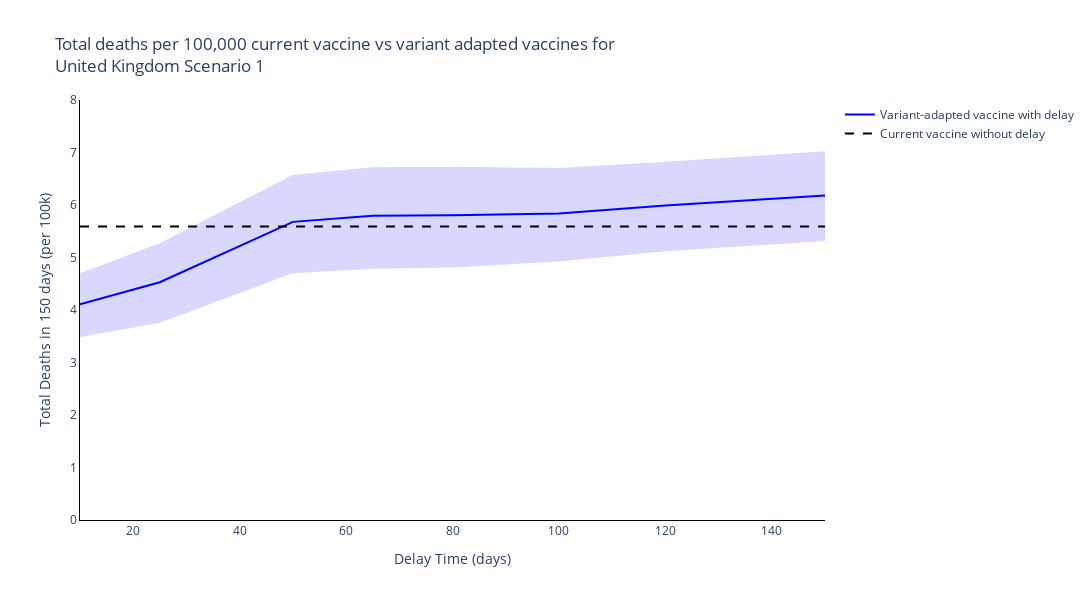
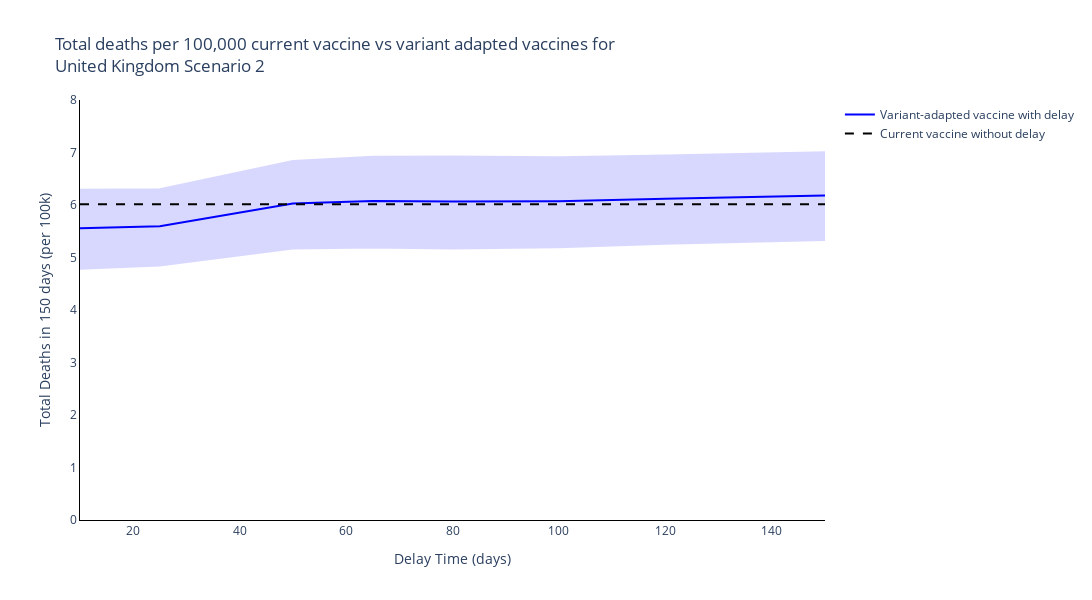
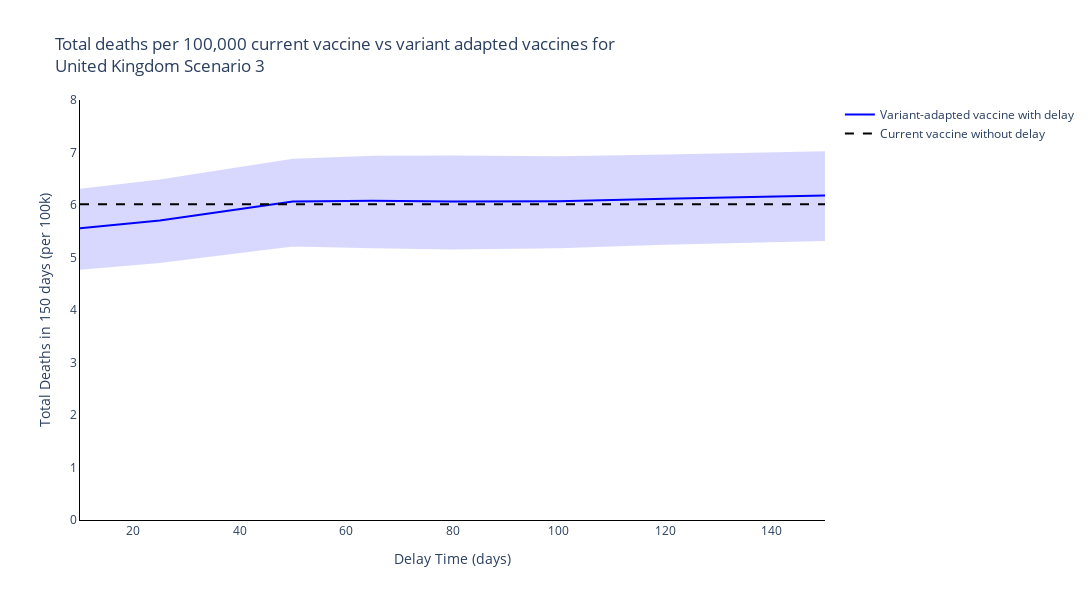
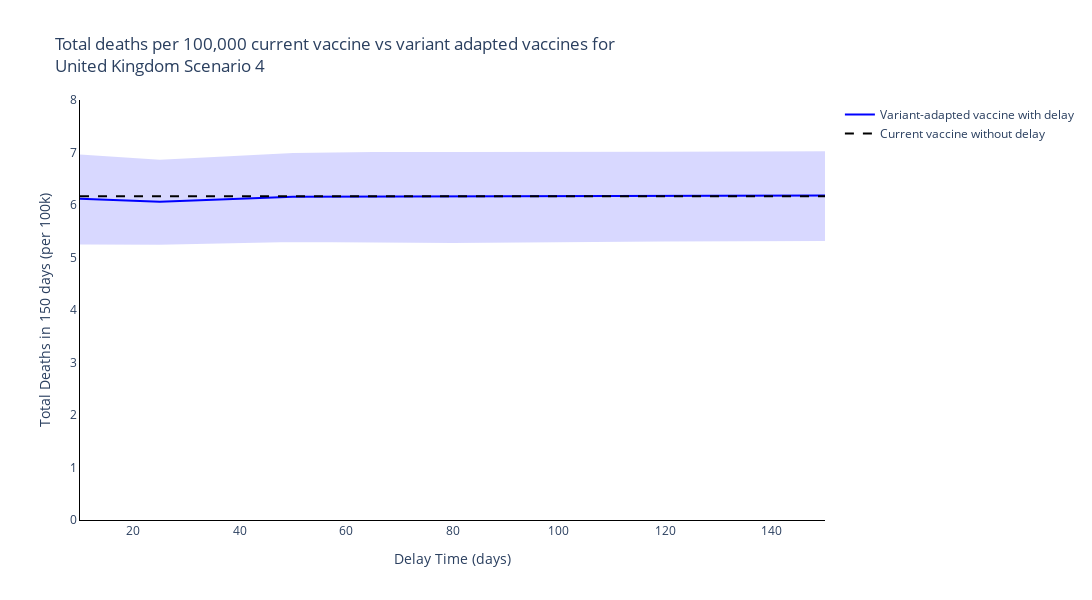

Notebook code cell kept with these figures, in order:
### Markdown cell above
## Summary Figures
### Time of switch from current to variant adapted vaccines

### Code cell
new_scenario_names = ['Scenario {}'.format(s+1) for s, scenario in enumerate(scenario_names[:-1])] + [scenario_names[-1]]

# Plot for each region
for r, reg in enumerate(regions):
    # Plot for each boosting scenario
    for s, scenario in enumerate(new_scenario_names):
        fig = go.Figure()
        fig.add_trace(
            go.Scatter(
                y=[np.sum(var_adapted_delayed_total_new_deaths_mean[r][dt, s, :]) for dt, delay_time in enumerate(delay_times)],
                x=delay_times,
                mode='lines',
                name='Variant-adapted vaccine with delay',
                line=dict(
                    color=colours[r]),
            )
        )

        fig.add_trace(
            go.Scatter(
                y=[np.sum(var_adapted_delayed_total_new_deaths_upper[r][dt, s, :]) for dt, delay_time in enumerate(delay_times)] + [np.sum(var_adapted_delayed_total_new_deaths_lower[r][dt, s, :]) for dt, delay_time in enumerate(delay_times)][::-1],
                x=delay_times + delay_times[::-1],
                mode='lines',
                name='Variant-adapted vaccine with delay',
                fill='toself',
                fillcolor=colours[r],
                line_color=colours[r],
                opacity=0.15,
                showlegend=False
            )
        )

        fig.add_trace(
            go.Scatter(
                y=[np.sum(current_vacc_total_new_deaths_mean[r][s,:])] * len(delay_times),
                x=delay_times,
                mode='lines',
                name='Current vaccine without delay',
                line=dict(
                    color='black',
                    dash='dash')
            )
        )

        # Add axis labels
        fig.update_layout(
            boxmode='group',
            title='Total deaths per 100,000 current vaccine vs variant adapted vaccines for <br>{} {}'.format(reg, scenario),
            width=1100,
            height=600,
            plot_bgcolor='white',
            xaxis=dict(
                linecolor='black',
                title='Delay Time (days)'
                ),
            yaxis=dict(
                linecolor='black',
                title='Total Deaths in 150 days (per 100k)',
                range=[0, 8]),
            hovermode='x unified'
            )

        fig.write_image('images/report5_time_switch_vaccine_type/Time of switch from current to variant adapted vaccines {} {}.pdf'.format(reg, scenario))
        fig.show()

### Figure 1 — Plotly figure (JSON) as saved in the notebook; plotly's stock layout.template omitted (floating-point values rounded to 4 significant figures)
{"data": [{"line": {"color": "blue"}, "mode": "lines", "name": "Variant-adapted vaccine with delay", "type": "scatter", "x": [10, 25, 50, 65, 80, 100, 120, 150], "y": [4.108, 4.529, 5.679, 5.796, 5.803, 5.839, 5.989, 6.182]}, {"fill": "toself", "fillcolor": "blue", "line": {"color": "blue"}, "mode": "lines", "name": "Variant-adapted vaccine with delay", "opacity": 0.15, "showlegend": false, "type": "scatter", "x": [10, 25, 50, 65, 80, 100, 120, 150, 150, 120, 100, 80, 65, 50, 25, 10], "y": [4.678, 5.251, 6.554, 6.701, 6.709, 6.685, 6.807, 7.003, 5.335, 5.137, 4.942, 4.827, 4.806, 4.72, 3.773, 3.502]}, {"line": {"color": "black", "dash": "dash"}, "mode": "lines", "name": "Current vaccine without delay", "type": "scatter", "x": [10, 25, 50, 65, 80, 100, 120, 150], "y": [5.592, 5.592, 5.592, 5.592, 5.592, 5.592, 5.592, 5.592]}], "layout": {"boxmode": "group", "height": 600, "hovermode": "x unified", "plot_bgcolor": "white", "title": {"text": "Total deaths per 100,000 current vaccine vs variant adapted vaccines for <br>United Kingdom Scenario 1"}, "width": 1100, "xaxis": {"linecolor": "black", "title": {"text": "Delay Time (days)"}}, "yaxis": {"linecolor": "black", "range": [0, 8], "title": {"text": "Total Deaths in 150 days (per 100k)"}}}}

### Figure 2 — Plotly figure (JSON) as saved in the notebook; plotly's stock layout.template omitted (floating-point values rounded to 4 significant figures)
{"data": [{"line": {"color": "blue"}, "mode": "lines", "name": "Variant-adapted vaccine with delay", "type": "scatter", "x": [10, 25, 50, 65, 80, 100, 120, 150], "y": [5.557, 5.594, 6.027, 6.077, 6.069, 6.071, 6.118, 6.182]}, {"fill": "toself", "fillcolor": "blue", "line": {"color": "blue"}, "mode": "lines", "name": "Variant-adapted vaccine with delay", "opacity": 0.15, "showlegend": false, "type": "scatter", "x": [10, 25, 50, 65, 80, 100, 120, 150, 150, 120, 100, 80, 65, 50, 25, 10], "y": [6.29, 6.298, 6.84, 6.92, 6.922, 6.909, 6.942, 7.003, 5.335, 5.264, 5.195, 5.172, 5.192, 5.172, 4.848, 4.787]}, {"line": {"color": "black", "dash": "dash"}, "mode": "lines", "name": "Current vaccine without delay", "type": "scatter", "x": [10, 25, 50, 65, 80, 100, 120, 150], "y": [6.016, 6.016, 6.016, 6.016, 6.016, 6.016, 6.016, 6.016]}], "layout": {"boxmode": "group", "height": 600, "hovermode": "x unified", "plot_bgcolor": "white", "title": {"text": "Total deaths per 100,000 current vaccine vs variant adapted vaccines for <br>United Kingdom Scenario 2"}, "width": 1100, "xaxis": {"linecolor": "black", "title": {"text": "Delay Time (days)"}}, "yaxis": {"linecolor": "black", "range": [0, 8], "title": {"text": "Total Deaths in 150 days (per 100k)"}}}}

### Figure 3 — Plotly figure (JSON) as saved in the notebook; plotly's stock layout.template omitted (floating-point values rounded to 4 significant figures)
{"data": [{"line": {"color": "blue"}, "mode": "lines", "name": "Variant-adapted vaccine with delay", "type": "scatter", "x": [10, 25, 50, 65, 80, 100, 120, 150], "y": [5.557, 5.704, 6.066, 6.08, 6.069, 6.071, 6.118, 6.182]}, {"fill": "toself", "fillcolor": "blue", "line": {"color": "blue"}, "mode": "lines", "name": "Variant-adapted vaccine with delay", "opacity": 0.15, "showlegend": false, "type": "scatter", "x": [10, 25, 50, 65, 80, 100, 120, 150, 150, 120, 100, 80, 65, 50, 25, 10], "y": [6.29, 6.467, 6.862, 6.921, 6.922, 6.909, 6.942, 7.003, 5.335, 5.264, 5.195, 5.172, 5.197, 5.229, 4.915, 4.787]}, {"line": {"color": "black", "dash": "dash"}, "mode": "lines", "name": "Current vaccine without delay", "type": "scatter", "x": [10, 25, 50, 65, 80, 100, 120, 150], "y": [6.016, 6.016, 6.016, 6.016, 6.016, 6.016, 6.016, 6.016]}], "layout": {"boxmode": "group", "height": 600, "hovermode": "x unified", "plot_bgcolor": "white", "title": {"text": "Total deaths per 100,000 current vaccine vs variant adapted vaccines for <br>United Kingdom Scenario 3"}, "width": 1100, "xaxis": {"linecolor": "black", "title": {"text": "Delay Time (days)"}}, "yaxis": {"linecolor": "black", "range": [0, 8], "title": {"text": "Total Deaths in 150 days (per 100k)"}}}}

### Figure 4 — Plotly figure (JSON) as saved in the notebook; plotly's stock layout.template omitted (floating-point values rounded to 4 significant figures)
{"data": [{"line": {"color": "blue"}, "mode": "lines", "name": "Variant-adapted vaccine with delay", "type": "scatter", "x": [10, 25, 50, 65, 80, 100, 120, 150], "y": [6.119, 6.062, 6.157, 6.162, 6.159, 6.161, 6.172, 6.182]}, {"fill": "toself", "fillcolor": "blue", "line": {"color": "blue"}, "mode": "lines", "name": "Variant-adapted vaccine with delay", "opacity": 0.15, "showlegend": false, "type": "scatter", "x": [10, 25, 50, 65, 80, 100, 120, 150, 150, 120, 100, 80, 65, 50, 25, 10], "y": [6.941, 6.841, 6.973, 6.99, 6.99, 6.988, 6.994, 7.003, 5.335, 5.322, 5.303, 5.297, 5.305, 5.313, 5.263, 5.269]}, {"line": {"color": "black", "dash": "dash"}, "mode": "lines", "name": "Current vaccine without delay", "type": "scatter", "x": [10, 25, 50, 65, 80, 100, 120, 150], "y": [6.168, 6.168, 6.168, 6.168, 6.168, 6.168, 6.168, 6.168]}], "layout": {"boxmode": "group", "height": 600, "hovermode": "x unified", "plot_bgcolor": "white", "title": {"text": "Total deaths per 100,000 current vaccine vs variant adapted vaccines for <br>United Kingdom Scenario 4"}, "width": 1100, "xaxis": {"linecolor": "black", "title": {"text": "Delay Time (days)"}}, "yaxis": {"linecolor": "black", "range": [0, 8], "title": {"text": "Total Deaths in 150 days (per 100k)"}}}}
